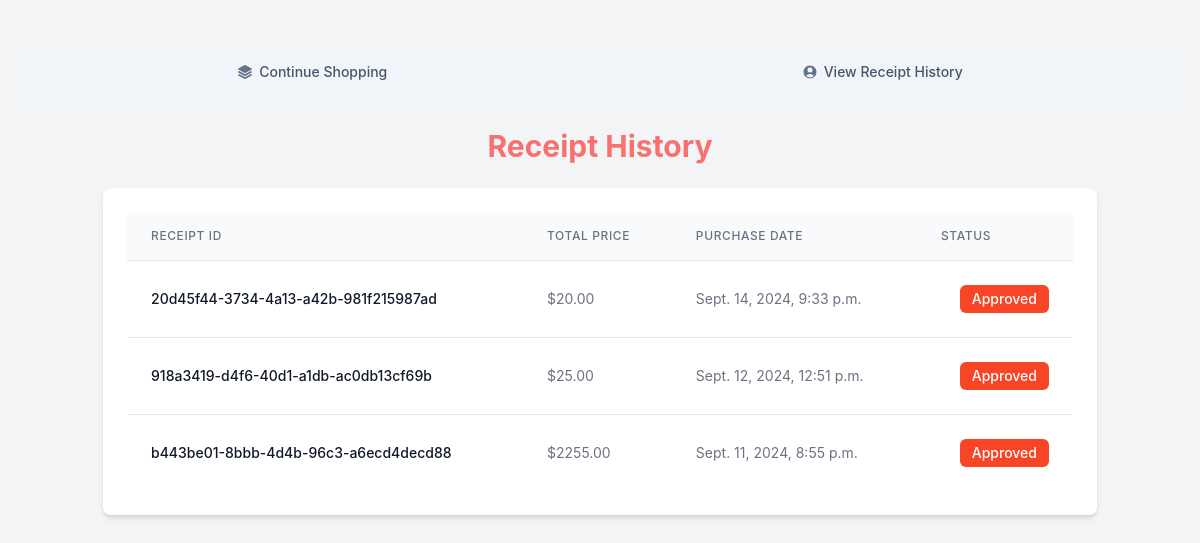
The page /cart/history/receipts/ (signed in) on the database its author committed.
### cart/models.py (models this page shows, shortened)
class ReceiptHistory(BaseModel):
    user = models.ForeignKey(User, on_delete=models.CASCADE)
    receipt_uid = models.UUIDField()
    total_price = models.DecimalField(max_digits=10, decimal_places=2)
    purchase_date = models.DateTimeField(auto_now_add=True)

### cart/views.py (the view)
# urls.py: path('history/receipts/', views.receipt_history, name='receipt_history'),
@login_required
def receipt_history(request):
    user = request.user
    receipt_items = ReceiptHistory.objects.filter(user=user).order_by('-purchase_date')
    return render(request, 'Instore/receipt_history.html', {'receipt_items': receipt_items})

### Template/Instore/receipt_history.html (shortened to what this page needs)
<!DOCTYPE html>
<html lang="en">
<head>
    <link href="https://cdn.jsdelivr.net/npm/tailwindcss@2.2.19/dist/tailwind.min.css" rel="stylesheet">
    <link href="https://stackpath.bootstrapcdn.com/bootstrap/4.1.1/css/bootstrap.min.css" rel="stylesheet">
    <link href="https://cdnjs.cloudflare.com/ajax/libs/font-awesome/4.7.0/css/font-awesome.min.css" rel="stylesheet">
    <script src="https://cdn.tailwindcss.com"></script>
</head>
<body class="bg-gray-100 p-6">
      <div class="w-full mt-6">
        <div class="relative">
            <ul class="relative flex flex-col md:flex-row lg:flex-wrap px-1.5 py-1.5 list-none rounded-md bg-slate-100" data-tabs="tabs" role="list">
                <li class="flex-auto text-center mb-2 md:mb-0">
                    <a href="{% url 'QRscanner' %}" class="flex items-center justify-center w-full px-4 py-2 text-sm font-medium transition ease-in-out border-0 rounded-md cursor-pointer text-slate-600 hover:bg-[#f84525] !important  hover:text-white" role="tab" aria-selected="true">
                        <span>Continue Shopping</span>
                    </a>
                </li>
                <li class="flex-auto text-center mb-2 md:mb-0">
                    <a href="{% url 'cart_items_history' %}" class="flex items-center justify-center w-full px-4 py-2 text-sm font-medium transition ease-in-out border-0 rounded-md cursor-pointer text-slate-600 hover:bg-[#f84525] hover:text-white" role="tab" aria-selected="false">
                        <span>View Receipt History</span>
                    </a>
                </li>
            </ul>
        </div>
    </div> <br>
    <div class="container mx-auto">
        <h2 class="text-3xl font-bold mb-6 text-center text-red-400">Receipt History</h2>
        <div class="bg-white shadow-md rounded-lg p-4">
            <table class="min-w-full bg-white divide-y divide-gray-200">
                <thead class="bg-gray-50">
                    <tr>
                        <th class="px-6 py-3 text-left text-xs font-medium text-gray-500 uppercase tracking-wider">
                            Receipt ID
                        </th>
                        <th class="px-6 py-3 text-left text-xs font-medium text-gray-500 uppercase tracking-wider">
                            Total Price
                        </th>
                        <th class="px-6 py-3 text-left text-xs font-medium text-gray-500 uppercase tracking-wider">
                            Purchase Date
                        </th>
                        <th class="px-6 py-3 text-left text-xs font-medium text-gray-500 uppercase tracking-wider">
                            Status
                        </th>
                    </tr>
                </thead>
                <tbody class="bg-white divide-y divide-gray-200">
                    {% for receipt in receipt_items %}
                        <tr>
                            <td class="px-6 py-4 whitespace-nowrap text-sm font-medium text-gray-900">
                                {{ receipt.receipt_uid }}
                            </td>
                            <td class="px-6 py-4 whitespace-nowrap text-sm text-gray-500">
                                ${{ receipt.total_price }}
                            </td>
                            <td class="px-6 py-4 whitespace-nowrap text-sm text-gray-500">
                                {{ receipt.purchase_date }}
                            </td>
                            <td class="px-6 py-4 whitespace-nowrap text-sm text-right">
                                <span class="btn-approved">Approved</span>
                            </td>
                        </tr>
                    {% endfor %}
                </tbody>
            </table>
        </div>
    </div>
</body>
</html>

### Template/Instore/receipt_history.html (style rules this page uses)
.btn-approved { background-color: #f84525; color: white; padding: 0.25rem 0.75rem; border-radius: 0.375rem; text-align: center; display: inline-block; font-size: 0.875rem; font-weight: 500; cursor: pointer; transition: background-color 0.3s ease; }

### rows shown on the page
ReceiptHistory: receipt_uid "20d45f44-3734-4a13-a42b-981f215987ad", total_price "20.00", purchase_date "Sept. 14, 2024, 9:33 p.m."
ReceiptHistory: receipt_uid "918a3419-d4f6-40d1-a1db-ac0db13cf69b", total_price "25.00", purchase_date "Sept. 12, 2024, 12:51 p.m."
ReceiptHistory: receipt_uid "b443be01-8bbb-4d4b-96c3-a6ecd4decd88", total_price "2255.00", purchase_date "Sept. 11, 2024, 8:55 p.m."
